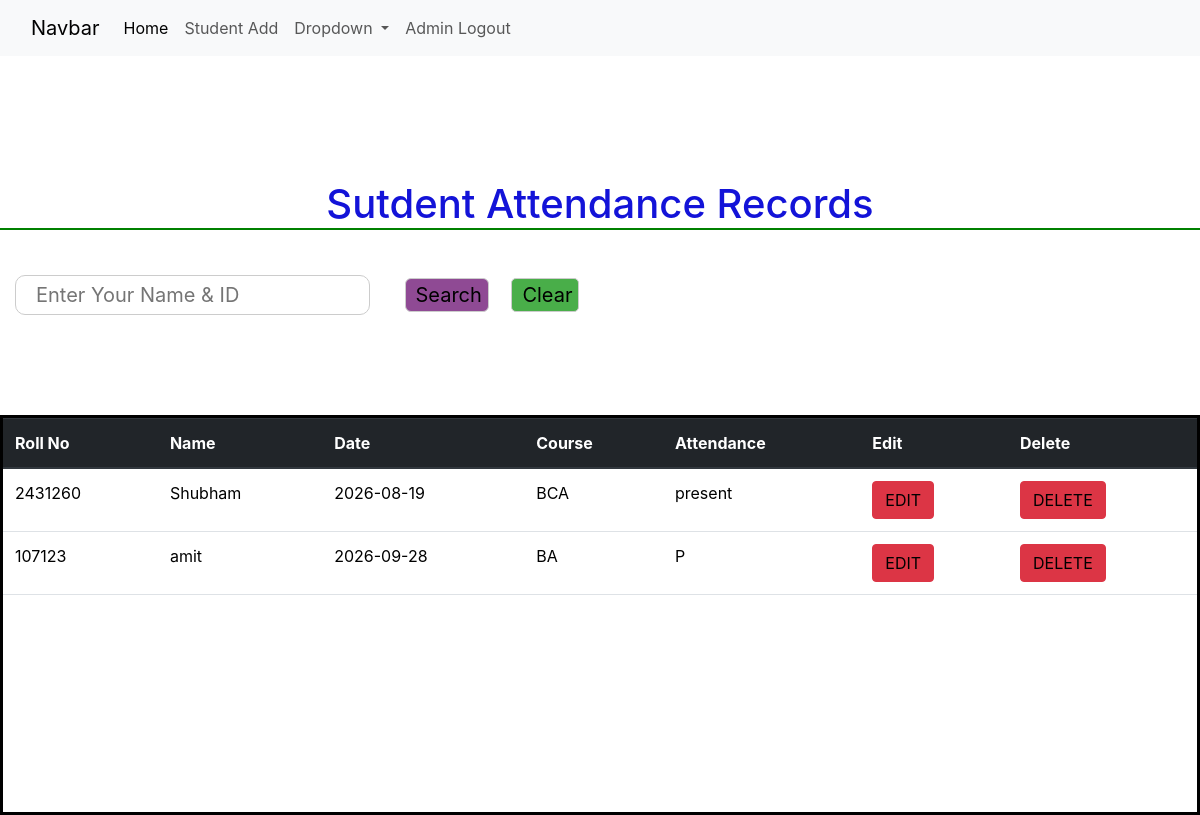
/SAttendanceRecords, run on the app's committed database.
### home/models.py (models this page shows)
class Student_Attendence(models.Model):
    Roll_no=models.CharField(max_length=10)
    student_name=models.CharField(max_length=20)
    date=models.CharField(max_length=20)
    course=models.CharField(max_length=20)
    attendance=models.CharField(max_length=20)

### home/views.py (the view)
# urls.py: path('SAttendanceRecords',views.Student_Attendance_Records,name='attendance'),
def Student_Attendance_Records(request):
    allposts = Student_Attendence.objects.all()
    if request.method == 'GET':
        st = request.GET.get('search')
        if st!=None:
            n1=Student_Attendence.objects.filter(Roll_no__icontains=st)
            n2 =Student_Attendence.objects.filter(student_name__icontains=st)
            allposts= n1.union(n2)
    return render(request, 'Student_Attendance.html',{'allposts':allposts })

### templates/Student_Attendance.html (shortened to what this page needs)
{% extends "navbar.html" %}
 {% block body %}
  <link rel="stylesheet" href="static/css/bootstrap.min.css">
    <link rel="stylesheet" href="static/css/student_record.css">
    <div class="main">
                <h1>Sutdent Attendance Records</h1>
            <div class="for">
                 <form method="get">
               <input type="text" name="search" placeholder="Enter Your Name & ID" class="rong">
               <input type="submit" name="submit" value="search" class="nub">
               <button class="b1"><a href="/SAttendanceRecords">clear</a></button>
           </form>
           </div>
       <div class="con">
       <table class="table">
  <thead class="thead-dark">
    <tr>
      <th scope="col" > Roll No</th>
      <th scope="col">Name</th>
      <th scope="col" >Date</th>
      <th scope="col" >Course</th>
      <th scope="col">Attendance</th>
      <th scope="col"> Edit </th>
      <th scope="col" >Delete </th>
    </tr>
  </thead>
  <tbody>
    {% for post in allposts %}
   <tr>
                <td>{{post.Roll_no}}</td>
                <td>{{post.student_name}}</td>
                <td>{{post.date}}</td>
                <td>{{post.course }}</td>
                <td>{{post.attendance }}</td>
                <td><button class="btn btn-danger"  id="del"><a href="Attendance_Add" >Edit</a></button></td>
                <td><button class="btn btn-danger"  id="del"><a href="del/{{post.Roll_no}}" >Delete </a></button></td>
    </tr>
    {%empty%}
    <span class="text-center text-danger">No Record Found</span>
     {% endfor %}
  </tbody>
</table>
       </div>
        </div>
        {% endblock body %}

### static/css/student_record.css (style rules this page uses)
a { text-decoration: none; color:black; }
.btn { text-transform: uppercase; }
.main { margin-top: 0; border:2px ; }
h1 { text-align:center; padding-top:124px; border-bottom: 2px solid green; color: #1313d8; }
.for { padding-top: 37px; }
.rong { font-size: 20px; border: 1px solid #ccc; border-radius: 10px; margin-bottom: 100px; margin-left: 15px; padding: 4px 20px; }
.nub { background: rgb(143, 74, 148); margin-left: 30px; font-size: 20px; border: 1px solid #ccc; border-radius: 6px; text-transform: capitalize; padding-left: 10px; }
.con { border:3px solid black; overflow: auto; height: 400px; }
th, td { white-space: nowrap; }
.b1 { background: rgb(73, 174, 73); padding-left: 10px; font-size: 20px; margin-left: 18px; border: 1px solid #ccc; border-radius: 5px; text-transform: capitalize; }

### data on the page
Student_Attendence: Roll_no "2431260", student_name "Shubham", date "2026-08-19", course "BCA", attendance "present"
Student_Attendence: Roll_no "107123", student_name "amit", date "2026-09-28", course "BA", attendance "P"
